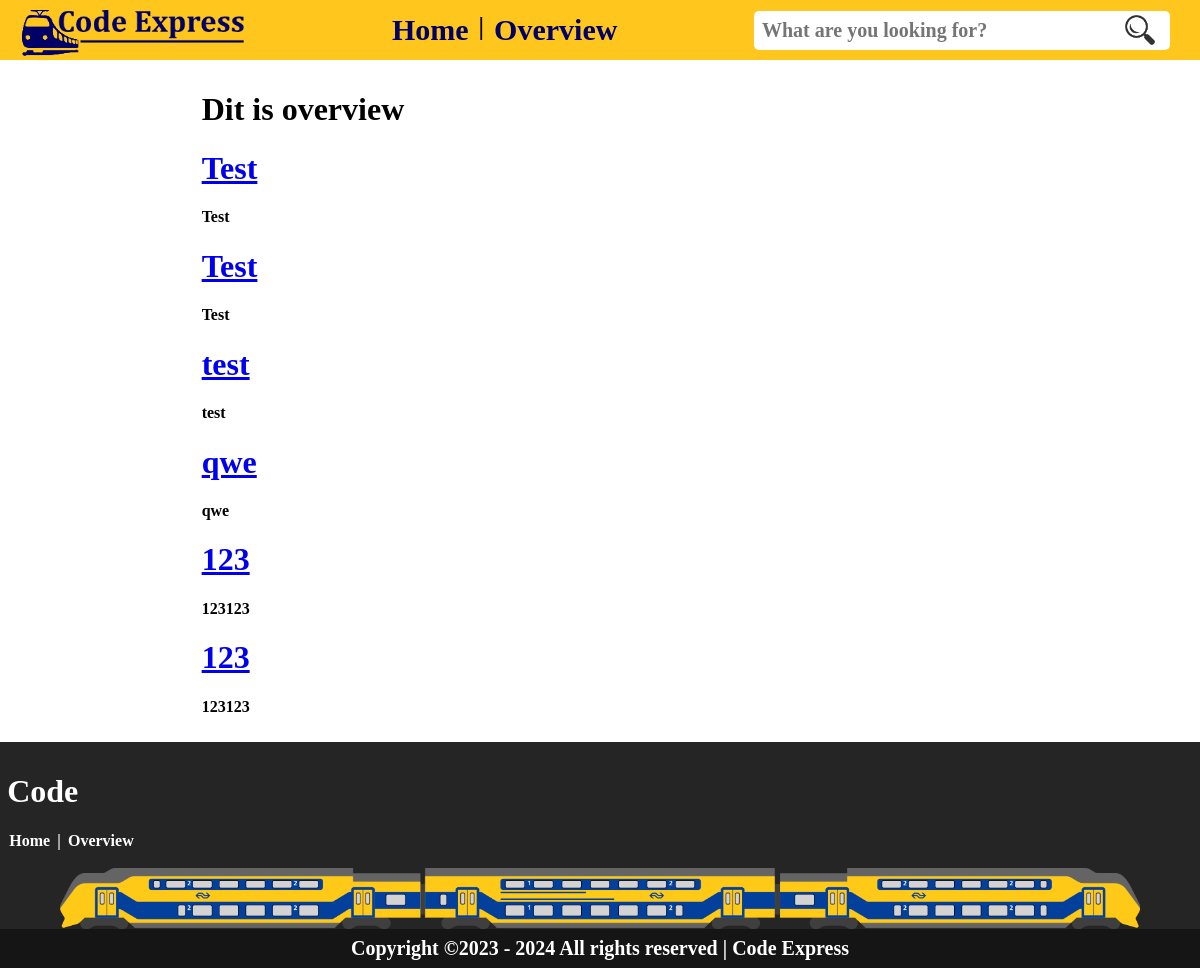
The page /page/overview.php on the database as committed earlier.
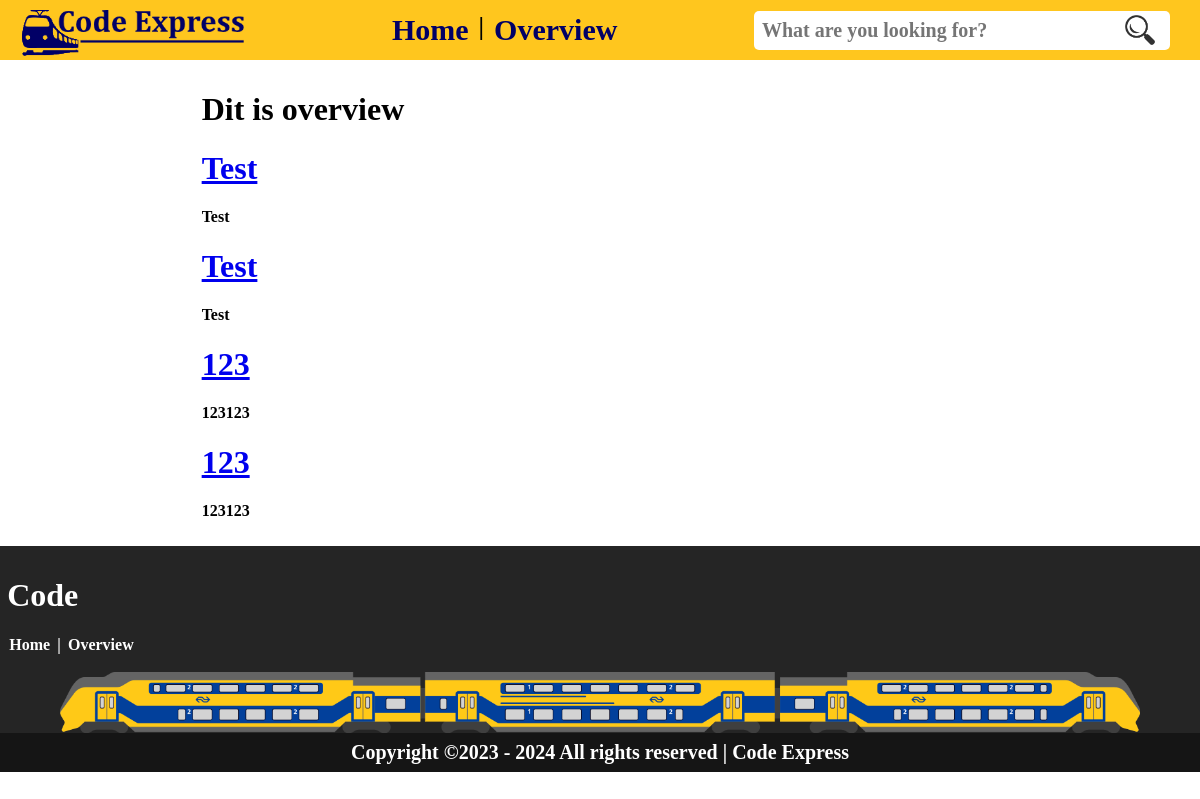
The same page on the database as committed later.
### tables this page shows
CREATE TABLE `configuration` (
  `id` int(11) NOT NULL,
  `code` varchar(255) NOT NULL,
  `title` varchar(255) NOT NULL,
  `html` varchar(50) DEFAULT NULL,
  `css` varchar(50) DEFAULT NULL,
  `php` varchar(50) DEFAULT NULL,
  `javascript` varchar(50) DEFAULT NULL,
  `SQLcode` varchar(50) DEFAULT NULL,
  `date` date DEFAULT NULL,
  `description` text DEFAULT NULL,
  `creator` varchar(255) DEFAULT NULL
);

### page/overview.php (the view, shortened to what this page needs)
<?php
include "../include/connection.php"
?>
<!DOCTYPE html>
<html lang="en">
<head>
</head>
<body>
    <?php
$stmt = $pdo->prepare("SELECT * FROM configuration");
$stmt->execute();
$code_array = $stmt->fetchAll(PDO::FETCH_OBJ);
?>
    <div id="overview-container">
  <nav class="item">
    <?php include "../include/navbar.php" ?>
  </nav>
  <div id="overview-content" class="content">
    <h1>Dit is overview</h1>
    <?php foreach ($code_array as $key) { ?>
      <h1><a href="code.php?id=<?php echo $key->id ?>"><?php echo $key->title ?></a></h1>
      <p><?php echo $key->description ?></p>
    <?php } ?>
  </div>
  <footer class="footer">
    <?php include "../include/footer.php" ?>
  </footer>
</div>
</body>
</html>

Rows that differ between the two databases and show on the page:
removed configuration: title "test", description "test"
removed configuration: title "qwe", description "qwe"
